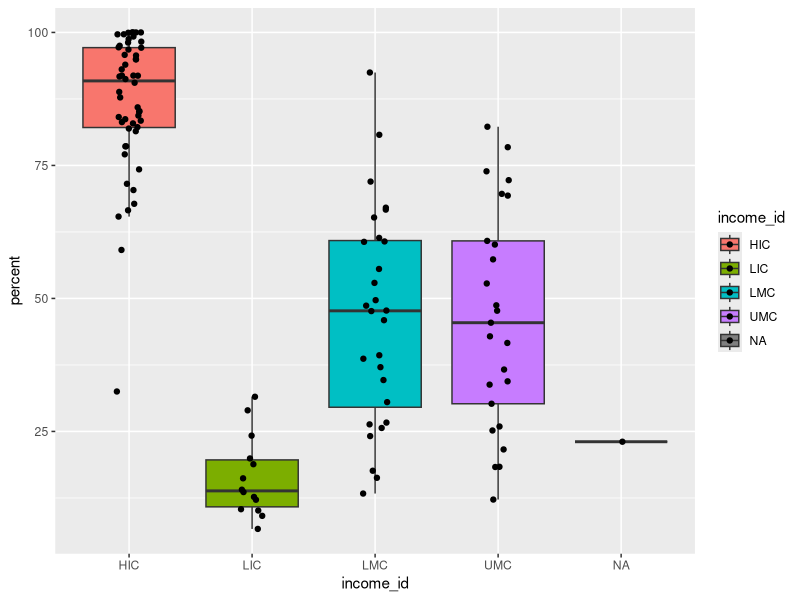
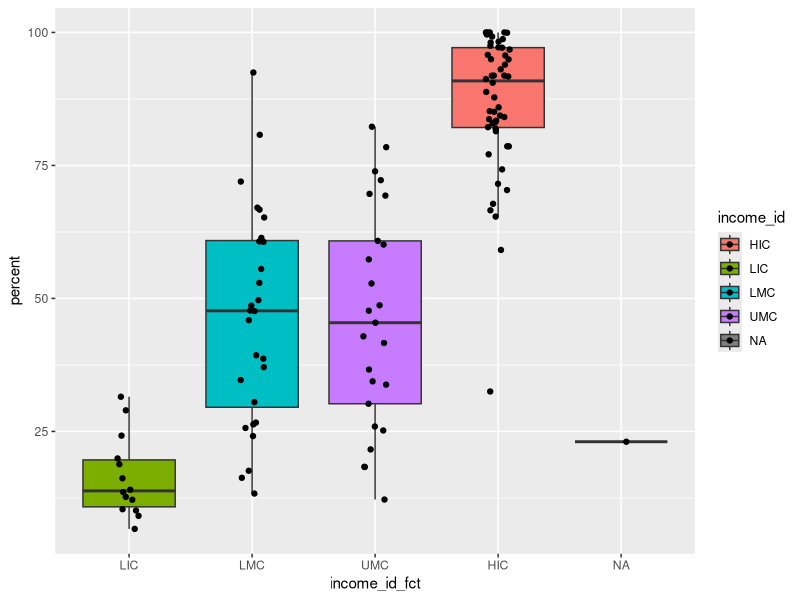

Reproduce these figures in R, in order.
## ---- chunk 1

library(dplyr)
library(ggplot2)
library(readr)
library(tidyr)
library(here)

## ---- chunk 2

sanitation <- read_csv(here("wk-04/data/jmp-washdata-indicators-safely-managed-sml.csv"))

## ---- chunk 3

glimpse(sanitation)
sanitation

## ---- chunk 4

sanitation |> 
  filter(residence == "national")

sanitation |> 
  filter(residence == "national", iso3 == "SEN") 

sanitation |> 
  filter(iso3 == "UGA" | iso3 == "GHA" | iso3 == "USA")

sanitation |> 
  filter(iso3 %in% c("UGA", "GHA", "USA"))

sanitation |> 
  filter(residence != "national")

sanitation |> 
  filter(percent > 80)

sanitation |> 
  filter(percent < 5)

## ---- chunk 5

sanitation_national_2020 <- sanitation |> 
  filter(residence == "national", year == 2020)

# What is in the variables?

sanitation |> 
  count(residence)

## ---- chunk 6

sanitation_national_2020 |> 
  arrange(percent)

sanitation_national_2020 |> 
  arrange(desc(percent))

## ---- chunk 7

sanitation_national_2020 |> 
  select(name, iso3, percent, pop)

sanitation_national_2020 |> 
  select(name:percent, -year)

sanitation_national_2020 |> 
  select(name:percent, -year, starts_with("p"))

## ---- chunk 8

sanitation_national_2020 |> 
  rename(country_name = name)

## ---- chunk 9

sanitation_national_2020 |> 
  relocate(income_id)

sanitation_national_2020 |> 
  relocate(income_id, .after = year)

sanitation_national_2020 |> 
  relocate(income_id, .before = percent)

sanitation_national_2020 |> 
  relocate(residence:income_id, .before = percent)

## ---- chunk 10

sanitation_national_2020 %>% 
  mutate(people_access = pop * percent / 100) 

## ---- chunk 11


ggplot(data = sanitation_national_2020,
       mapping = aes(x = income_id, 
                     y = percent, 
                     fill = income_id)) +
  geom_boxplot(outlier.shape = NA) +
  geom_jitter(width = 0.1)


# What is with the order?

income_levels <- c("LIC", "LMC", "UMC", "HIC")

sanitation_national_2020_fct <- sanitation_national_2020 |> 
  mutate(income_id_fct = factor(income_id, levels = income_levels))

ggplot(data = sanitation_national_2020_fct,
       mapping = aes(x = income_id_fct, 
                     y = percent, 
                     fill = income_id)) +
  geom_boxplot(outlier.shape = NA) +
  geom_jitter(width = 0.1)


## ---- chunk 12

# How does summarise work

sanitation_national_2020_fct %>% 
  summarise()

sanitation_national_2020_fct |> 
  summarise(percent = mean(percent, na.rm = TRUE),
            count = n())


sanitation_national_2020_fct |> 
  filter(!is.na(percent)) |> 
  summarise(percent = mean(percent),
            count = n())

# Summarise works well with group_by (frequency tables)

sanitation_national_2020_fct |> 
  group_by(region) |> 
  summarise(
    count = n()
  )

## Shortcut

sanitation_national_2020_fct |> 
  count(region)

## Factor order

sanitation_national_2020_fct |> 
  count(income_id_fct)

## Additional summary statistics

sanitation_national_2020_fct |>
  drop_na() |> 
  group_by(income_id_fct) |> 
  summarise(count = n(),
            mean = mean(percent),
            sd = sd(percent),
            median = median(percent)) 

## ---- chunk 13

sanitation_national_2020_fct |> 
  mutate(people_access = pop * percent / 100) |> 
  drop_na() |>  
  group_by(region) |> 
  summarise(people_access = sum(people_access),
            pop = sum(pop)) |> 
  mutate(percent = people_access / pop * 100)

